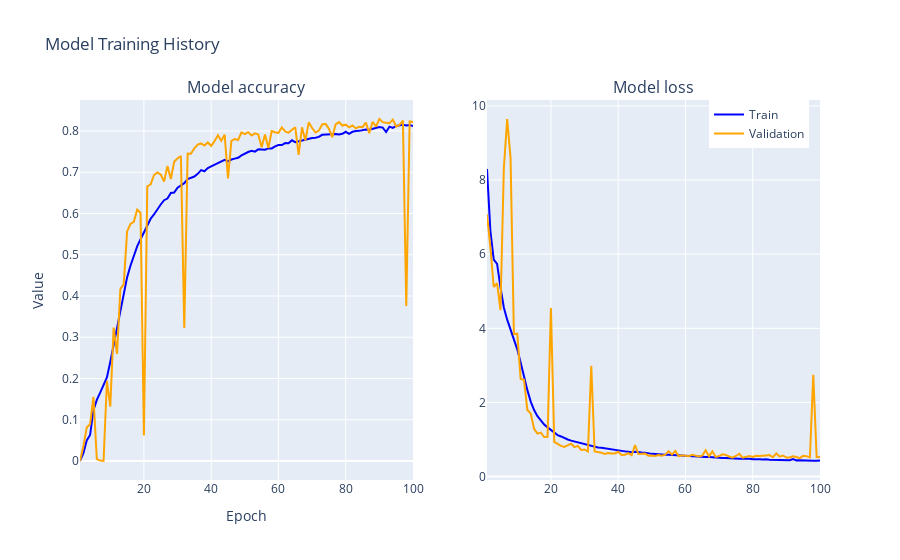

Notebook source saved alongside this figure:
### Code cell
import plotly.graph_objects as go
from plotly.subplots import make_subplots

fig = make_subplots(rows=1, cols=2, subplot_titles=("Model accuracy", "Model loss"))

# Add the first subplot for accuracy
fig.add_trace(go.Scatter(x=list(range(1, len(history.history['accuracy']) + 1)),
                         y=history.history['accuracy'], mode='lines',
                         name='Train', line=dict(color='blue')), row=1, col=1)
fig.add_trace(go.Scatter(x=list(range(1, len(history.history['val_accuracy']) + 1)),
                         y=history.history['val_accuracy'], mode='lines',
                         name='Validation', line=dict(color='orange')), row=1, col=1)

# Add the second subplot for loss
fig.add_trace(go.Scatter(x=list(range(1, len(history.history['loss']) + 1)),
                         y=history.history['loss'], mode='lines',
                         name='Train', line=dict(color='blue'), showlegend=False), row=1, col=2)
fig.add_trace(go.Scatter(x=list(range(1, len(history.history['val_loss']) + 1)),
                         y=history.history['val_loss'], mode='lines',
                         name='Validation', line=dict(color='orange'), showlegend=False), row=1, col=2)

fig.update_layout(title="Model Training History",
                  xaxis_title="Epoch",
                  yaxis_title="Value",
                  legend=dict(x=0.85, y=1))

fig.show()
